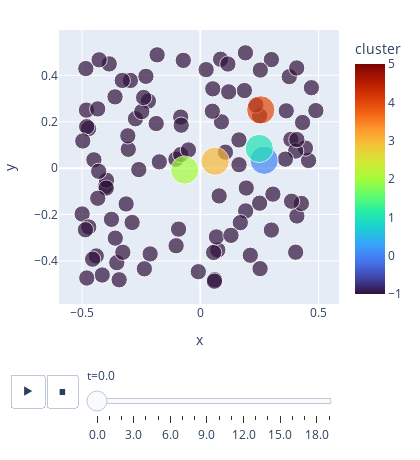

Notebook code cell kept with this figure:
### Markdown cell above
...And we repeat the process until some stopping criterion is met. For example we may just set a maximum iteration number, or we may stop when the centroids stop moving, or the cluster membership stops changing, etc. 
For this demo, we'll just use a maximum number of iterations. 

So, a movie of the whole process can look like this:

### Code cell
#| code-fold: true
#| code-summary: "Show the code" 
#| label: fig-kmeans-movie
#| fig-cap: "(Interactive) In this movie, each time step is either the 'cluster membership' step or the 'centroid moving' step."


centroids = orig_centroids.copy() # start over
cluster_memb = -1+np.zeros( (datak.shape[0],1) ,dtype=int) 
maxiter = 10
plot_kmeans(datak, centroids, cluster_memb=cluster_memb)
ts = np.arange(2*maxiter,dtype=int)

columns = ['t','x','y','sizes','cluster','point_number']
total_points = npoints + k  # points + clusters
movie_data = np.zeros( (len(ts)*total_points, len(columns)) )  # giant data array for all data points at all times
movie_data[:,0] = np.repeat(ts, total_points)          # t

xs = np.concatenate( ( datak[:,0], centroids[:,0] ) ) # initial xs
ys = np.concatenate( ( datak[:,1], centroids[:,1] ) ) # initial ys
movie_data[:,1] = np.tile(xs, len(ts))
movie_data[:,2] = np.tile(ys, len(ts))

sizes = np.ones(total_points,dtype=int)
sizes[-k:] = 3
movie_data[:,3] = np.tile(sizes, len(ts)) # sizes is repeated for all times

cs = -2 + np.ones(total_points,dtype=int)
cs[-k:] = np.arange(k, dtype=int)
movie_data[:,4] = np.tile(cs, len(ts))

movie_data[:,5] = np.tile(np.arange(total_points), len(ts))  # point_number is repeated for all time

for t in ts:
    if t==0: 
        continue # leave initial data as step 0
    elif t % 2 == 1: 
        cluster_memb = calc_cluster_membership(datak, centroids)
    else:
        centroids = move_centroids(centroids, datak, cluster_memb)

    start, end = t*total_points, (t+1)*total_points  
    movie_data[start:end, 1] = np.concatenate( (datak[:,0], centroids[:,0]) )    # xs
    movie_data[start:end, 2] = np.concatenate( (datak[:,1], centroids[:,1]) )    # ys
    movie_data[start:end, 4] = np.concatenate( (cluster_memb, np.arange(k, dtype=int)) )  # cluster membership
    
    
df = pd.DataFrame(movie_data, columns=columns)
#df['cluster'] = df['cluster'].astype(int).astype(str) # use discrete colormap
#display(df)


fig = px.scatter(df, x="x", y="y", animation_frame="t", animation_group="point_number",
           color="cluster", hover_name="cluster", hover_data=['point_number'],
           size='sizes', width=420, height=460, range_color=(-1,k), color_continuous_scale='Turbo'
           )
fig.update_layout( margin=dict(l=20, r=20, t=30, b=10),)# template='plotly_dark',)
fig.layout.updatemenus[0].buttons[0].args[1]["transition"]["duration"] = 0 # don't interpolate frames
display(fig)
#print( "Caption: In this movie, each step will either be the 'membership' step or \nthe 'centroid moving' step.")

### Figure 1 — Plotly figure (JSON) as saved in the notebook; plotly's stock layout.template omitted (floating-point values rounded to 4 significant figures)
{"data": [{"customdata": [[0], [1], [2], [3], [4], [5], [6], [7], [8], [9], [10], [11], [12], [13], [14], [15], [16], [17], [18], [19], [20], [21], [22], [23], [24], [25], [26], [27], [28], [29], [30], [31], [32], [33], [34], [35], [36], [37], [38], [39], [40], [41], [42], [43], [44], [45], [46], [47], [48], [49], [50], [51], [52], [53], [54], [55], [56], [57], [58], [59], [60], [61], [62], [63], [64], [65], [66], [67], [68], [69], [70], [71], [72], [73], [74], [75], [76], [77], [78], [79], [80], [81], [82], [83], [84], [85], [86], [87], [88], [89], [90], [91], [92], [93], [94], [95], [96], [97], [98], [99], [100], [101], [102], [103], [104]], "hovertemplate": "<b>%{hovertext}</b><br><br>t=0.0<br>x=%{x}<br>y=%{y}<br>sizes=%{marker.size}<br>point_number=%{customdata[0]}<br>cluster=%{marker.color}<extra></extra>", "hovertext": [-1, -1, -1, -1, -1, -1, -1, -1, -1, -1, -1, -1, -1, -1, -1, -1, -1, -1, -1, -1, -1, -1, -1, -1, -1, -1, -1, -1, -1, -1, -1, -1, -1, -1, -1, -1, -1, -1, -1, -1, -1, -1, -1, -1, -1, -1, -1, -1, -1, -1, -1, -1, -1, -1, -1, -1, -1, -1, -1, -1, -1, -1, -1, -1, -1, -1, -1, -1, -1, -1, -1, -1, -1, -1, -1, -1, -1, -1, -1, -1, -1, -1, -1, -1, -1, -1, -1, -1, -1, -1, -1, -1, -1, -1, -1, -1, -1, -1, -1, -1, 0, 1, 2, 3, 4], "ids": [0, 1, 2, 3, 4, 5, 6, 7, 8, 9, 10, 11, 12, 13, 14, 15, 16, 17, 18, 19, 20, 21, 22, 23, 24, 25, 26, 27, 28, 29, 30, 31, 32, 33, 34, 35, 36, 37, 38, 39, 40, 41, 42, 43, 44, 45, 46, 47, 48, 49, 50, 51, 52, 53, 54, 55, 56, 57, 58, 59, 60, 61, 62, 63, 64, 65, 66, 67, 68, 69, 70, 71, 72, 73, 74, 75, 76, 77, 78, 79, 80, 81, 82, 83, 84, 85, 86, 87, 88, 89, 90, 91, 92, 93, 94, 95, 96, 97, 98, 99, 100, 101, 102, 103, 104], "legendgroup": "", "marker": {"color": [-1, -1, -1, -1, -1, -1, -1, -1, -1, -1, -1, -1, -1, -1, -1, -1, -1, -1, -1, -1, -1, -1, -1, -1, -1, -1, -1, -1, -1, -1, -1, -1, -1, -1, -1, -1, -1, -1, -1, -1, -1, -1, -1, -1, -1, -1, -1, -1, -1, -1, -1, -1, -1, -1, -1, -1, -1, -1, -1, -1, -1, -1, -1, -1, -1, -1, -1, -1, -1, -1, -1, -1, -1, -1, -1, -1, -1, -1, -1, -1, -1, -1, -1, -1, -1, -1, -1, -1, -1, -1, -1, -1, -1, -1, -1, -1, -1, -1, -1, -1, 0, 1, 2, 3, 4], "coloraxis": "coloraxis", "size": [1, 1, 1, 1, 1, 1, 1, 1, 1, 1, 1, 1, 1, 1, 1, 1, 1, 1, 1, 1, 1, 1, 1, 1, 1, 1, 1, 1, 1, 1, 1, 1, 1, 1, 1, 1, 1, 1, 1, 1, 1, 1, 1, 1, 1, 1, 1, 1, 1, 1, 1, 1, 1, 1, 1, 1, 1, 1, 1, 1, 1, 1, 1, 1, 1, 1, 1, 1, 1, 1, 1, 1, 1, 1, 1, 1, 1, 1, 1, 1, 1, 1, 1, 1, 1, 1, 1, 1, 1, 1, 1, 1, 1, 1, 1, 1, 1, 1, 1, 1, 3, 3, 3, 3, 3], "sizemode": "area", "sizeref": 0.0075, "symbol": "circle"}, "mode": "markers", "name": "", "orientation": "v", "showlegend": false, "type": "scatter", "x": [-0.08298, -0.4999, -0.3532, -0.3137, -0.1032, -0.08081, -0.2955, -0.4726, -0.0827, -0.3596, 0.3007, -0.1866, 0.3764, -0.415, -0.3302, -0.4017, 0.4579, 0.1919, 0.1865, -0.4817, 0.4889, -0.2196, -0.3968, 0.4086, -0.2122, -0.4806, -0.2884, -0.008427, 0.07412, 0.08931, -0.3977, 0.1944, -0.45, 0.1638, 0.4446, 0.4034, -0.3607, -0.1023, 0.4275, 0.2508, 0.3833, 0.2509, -0.2301, -0.07191, 0.1634, -0.3853, -0.05009, -0.09186, 0.4034, -0.4971, -0.1734, 0.3859, 0.4085, -0.4842, 0.1909, -0.3277, 0.4326, -0.434, 0.2539, 0.2115, -0.4801, -0.4717, 0.36, 0.05282, -0.3758, 0.08576, 0.06103, 0.3006, 0.3071, 0.3635, 0.05624, -0.4401, -0.4554, -0.2743, 0.05972, -0.428, 0.0681, -0.2477, -0.3046, 0.47, -0.2602, 0.12, -0.3432, -0.43, 0.1063, -0.1826, 0.07975, 0.05095, 0.1692, -0.4337, 0.1297, 0.2528, -0.2397, -0.3066, 0.02467, -0.2367, 0.2351, 0.4078, -0.486, 0.1168, 0.2701, 0.2494, -0.066, 0.06259, 0.2557], "xaxis": "x", "y": [0.2203, -0.1977, -0.4077, -0.1544, 0.03882, 0.1852, 0.3781, 0.1705, 0.05869, -0.3019, 0.4683, 0.1923, 0.3946, -0.4609, 0.3781, -0.07889, 0.03317, -0.1845, 0.3346, 0.2501, 0.2482, 0.2893, -0.05211, -0.2064, -0.37, 0.1788, -0.2345, -0.4466, -0.3533, 0.1998, -0.08594, -0.08582, 0.0359, 0.01489, 0.08656, -0.3625, 0.3074, -0.3346, -0.1522, 0.226, 0.1237, -0.1511, 0.3959, 0.4648, 0.1217, 0.4495, 0.07839, -0.263, 0.07368, 0.1171, 0.02706, -0.1427, 0.1234, 0.4294, 0.4973, -0.3629, 0.1968, 0.2555, 0.423, -0.3757, -0.4738, -0.2538, 0.03883, 0.342, -0.2208, 0.4696, -0.4814, -0.267, -0.1121, 0.2471, -0.3635, -0.3787, -0.3925, 0.213, -0.4874, 0.4673, -0.2967, 0.2438, 0.08136, 0.3468, -0.00623, 0.329, -0.4814, -0.01365, 0.06885, 0.4886, -0.1199, 0.2453, -0.2351, -0.1299, -0.2898, -0.4335, 0.3048, 0.1395, 0.4248, -0.434, 0.2722, 0.432, -0.2656, 0.449, 0.03399, 0.08494, -0.008406, 0.02973, 0.2512], "yaxis": "y"}], "layout": {"coloraxis": {"cmax": 5, "cmin": -1, "colorbar": {"title": {"text": "cluster"}}, "colorscale": [[0, "#30123b"], [0.07143, "#4145ab"], [0.1429, "#4675ed"], [0.2143, "#39a2fc"], [0.2857, "#1bcfd4"], [0.3571, "#24eca6"], [0.4286, "#61fc6c"], [0.5, "#a4fc3b"], [0.5714, "#d1e834"], [0.6429, "#f3c63a"], [0.7143, "#fe9b2d"], [0.7857, "#f36315"], [0.8571, "#d93806"], [0.9286, "#b11901"], [1, "#7a0402"]]}, "height": 460, "legend": {"itemsizing": "constant", "tracegroupgap": 0}, "margin": {"b": 10, "l": 20, "r": 20, "t": 30}, "sliders": [{"active": 0, "currentvalue": {"prefix": "t="}, "len": 0.9, "pad": {"b": 10, "t": 60}, "steps": [{"args": [["0.0"], {"frame": {"duration": 0, "redraw": false}, "fromcurrent": true, "mode": "immediate", "transition": {"duration": 0, "easing": "linear"}}], "label": "0.0", "method": "animate"}, {"args": [["1.0"], {"frame": {"duration": 0, "redraw": false}, "fromcurrent": true, "mode": "immediate", "transition": {"duration": 0, "easing": "linear"}}], "label": "1.0", "method": "animate"}, {"args": [["2.0"], {"frame": {"duration": 0, "redraw": false}, "fromcurrent": true, "mode": "immediate", "transition": {"duration": 0, "easing": "linear"}}], "label": "2.0", "method": "animate"}, {"args": [["3.0"], {"frame": {"duration": 0, "redraw": false}, "fromcurrent": true, "mode": "immediate", "transition": {"duration": 0, "easing": "linear"}}], "label": "3.0", "method": "animate"}, {"args": [["4.0"], {"frame": {"duration": 0, "redraw": false}, "fromcurrent": true, "mode": "immediate", "transition": {"duration": 0, "easing": "linear"}}], "label": "4.0", "method": "animate"}, {"args": [["5.0"], {"frame": {"duration": 0, "redraw": false}, "fromcurrent": true, "mode": "immediate", "transition": {"duration": 0, "easing": "linear"}}], "label": "5.0", "method": "animate"}, {"args": [["6.0"], {"frame": {"duration": 0, "redraw": false}, "fromcurrent": true, "mode": "immediate", "transition": {"duration": 0, "easing": "linear"}}], "label": "6.0", "method": "animate"}, {"args": [["7.0"], {"frame": {"duration": 0, "redraw": false}, "fromcurrent": true, "mode": "immediate", "transition": {"duration": 0, "easing": "linear"}}], "label": "7.0", "method": "animate"}, {"args": [["8.0"], {"frame": {"duration": 0, "redraw": false}, "fromcurrent": true, "mode": "immediate", "transition": {"duration": 0, "easing": "linear"}}], "label": "8.0", "method": "animate"}, {"args": [["9.0"], {"frame": {"duration": 0, "redraw": false}, "fromcurrent": true, "mode": "immediate", "transition": {"duration": 0, "easing": "linear"}}], "label": "9.0", "method": "animate"}, {"args": [["10.0"], {"frame": {"duration": 0, "redraw": false}, "fromcurrent": true, "mode": "immediate", "transition": {"duration": 0, "easing": "linear"}}], "label": "10.0", "method": "animate"}, {"args": [["11.0"], {"frame": {"duration": 0, "redraw": false}, "fromcurrent": true, "mode": "immediate", "transition": {"duration": 0, "easing": "linear"}}], "label": "11.0", "method": "animate"}, {"args": [["12.0"], {"frame": {"duration": 0, "redraw": false}, "fromcurrent": true, "mode": "immediate", "transition": {"duration": 0, "easing": "linear"}}], "label": "12.0", "method": "animate"}, {"args": [["13.0"], {"frame": {"duration": 0, "redraw": false}, "fromcurrent": true, "mode": "immediate", "transition": {"duration": 0, "easing": "linear"}}], "label": "13.0", "method": "animate"}, {"args": [["14.0"], {"frame": {"duration": 0, "redraw": false}, "fromcurrent": true, "mode": "immediate", "transition": {"duration": 0, "easing": "linear"}}], "label": "14.0", "method": "animate"}, {"args": [["15.0"], {"frame": {"duration": 0, "redraw": false}, "fromcurrent": true, "mode": "immediate", "transition": {"duration": 0, "easing": "linear"}}], "label": "15.0", "method": "animate"}, {"args": [["16.0"], {"frame": {"duration": 0, "redraw": false}, "fromcurrent": true, "mode": "immediate", "transition": {"duration": 0, "easing": "linear"}}], "label": "16.0", "method": "animate"}, {"args": [["17.0"], {"frame": {"duration": 0, "redraw": false}, "fromcurrent": true, "mode": "immediate", "transition": {"duration": 0, "easing": "linear"}}], "label": "17.0", "method": "animate"}, {"args": [["18.0"], {"frame": {"duration": 0, "redraw": false}, "fromcurrent": true, "mode": "immediate", "transition": {"duration": 0, "easing": "linear"}}], "label": "18.0", "method": "animate"}, {"args": [["19.0"], {"frame": {"duration": 0, "redraw": false}, "fromcurrent": true, "mode": "immediate", "transition": {"duration": 0, "easing": "linear"}}], "label": "19.0", "method": "animate"}], "x": 0.1, "xanchor": "left", "y": 0, "yanchor": "top"}], "updatemenus": [{"buttons": [{"args": [null, {"frame": {"duration": 500, "redraw": false}, "fromcurrent": true, "mode": "immediate", "transition": {"duration": 0, "easing": "linear"}}], "label": "&#9654;", "method": "animate"}, {"args": [[null], {"frame": {"duration": 0, "redraw": false}, "fromcurrent": true, "mode": "immediate", "transition": {"duration": 0, "easing": "linear"}}], "label": "&#9724;", "method": "animate"}], "direction": "left", "pad": {"r": 10, "t": 70}, "showactive": false, "type": "buttons", "x": 0.1, "xanchor": "right", "y": 0, "yanchor": "top"}], "width": 420, "xaxis": {"anchor": "y", "autorange": true, "domain": [0, 1], "range": [-0.5994, 0.5884], "title": {"text": "x"}, "type": "linear"}, "yaxis": {"anchor": "x", "autorange": true, "domain": [0, 1], "range": [-0.5852, 0.5951], "title": {"text": "y"}, "type": "linear"}}}
